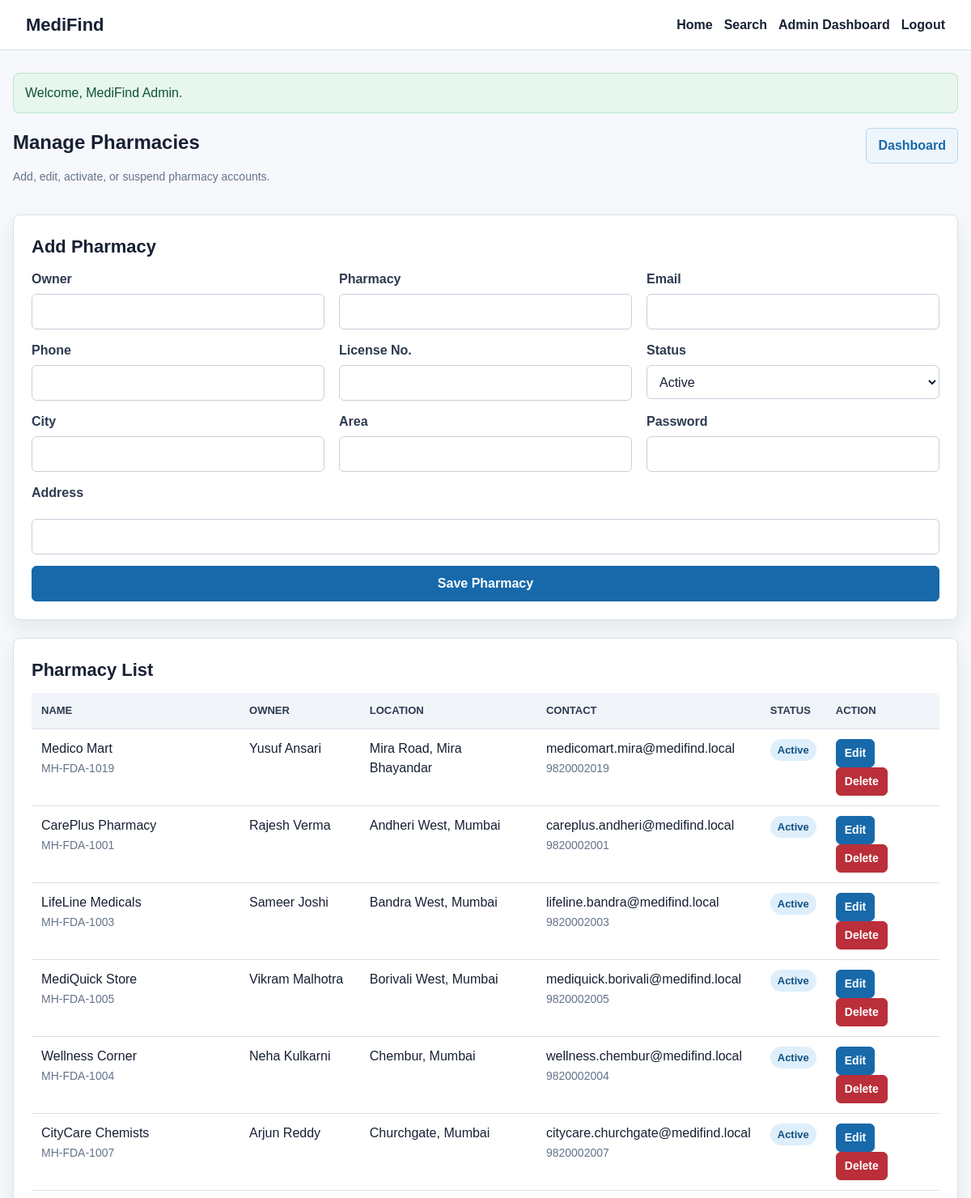
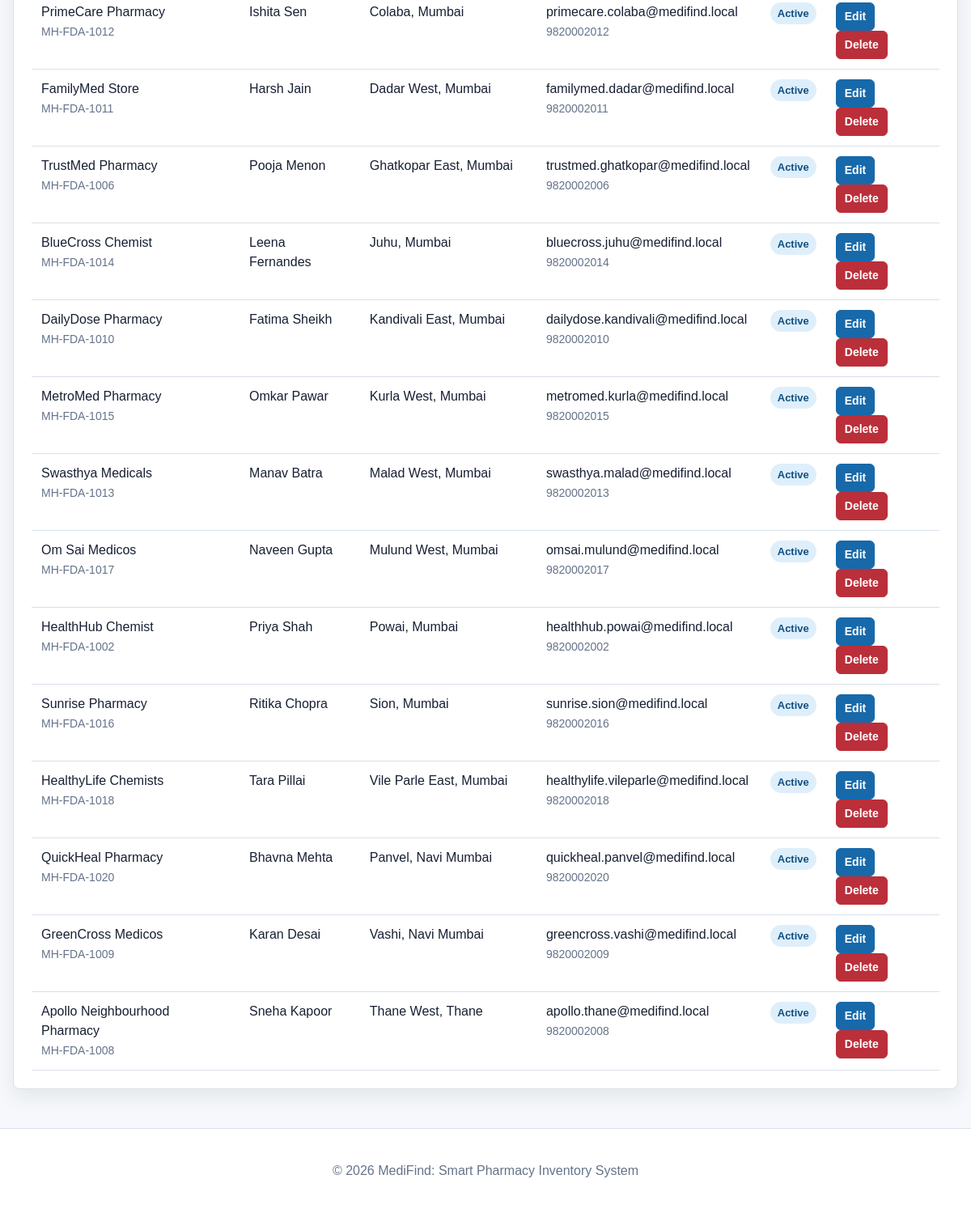
The page /admin/manage_pharmacies.php (signed in) on the database its author committed (2 pictures, top to bottom).
### tables this page shows
CREATE TABLE pharmacies (
    id INT AUTO_INCREMENT PRIMARY KEY,
    owner_name VARCHAR(100) NOT NULL,
    pharmacy_name VARCHAR(150) NOT NULL,
    email VARCHAR(150) NOT NULL UNIQUE,
    phone VARCHAR(20) NOT NULL,
    license_no VARCHAR(60) NOT NULL UNIQUE,
    address VARCHAR(255) NOT NULL,
    city VARCHAR(80) NOT NULL,
    area VARCHAR(80) NOT NULL,
    password VARCHAR(255) NOT NULL,
    status ENUM('active', 'inactive', 'suspended') NOT NULL DEFAULT 'active',
    created_at TIMESTAMP DEFAULT CURRENT_TIMESTAMP,
    INDEX idx_pharmacies_city_area (city, area),
    INDEX idx_pharmacies_status (status)
);

### includes/functions.php (called while the page is built, shortened)
<?php
function app_url(string $path = ''): string
{
    $path = ltrim($path, '/');
    return rtrim(APP_BASE, '/') . ($path === '' ? '/' : '/' . $path);
}
function e(?string $value): string
{
    return htmlspecialchars((string) $value, ENT_QUOTES, 'UTF-8');
}
function selected(string $current, string $expected): string
{
    return $current === $expected ? 'selected' : '';
}

### admin/manage_pharmacies.php (the view, shortened to what this page needs)
<?php
require_once __DIR__ . '/../includes/auth.php';
$editing = null;
$pharmacies = $conn->query('SELECT * FROM pharmacies ORDER BY city, area, pharmacy_name')->fetch_all(MYSQLI_ASSOC);
require_once __DIR__ . '/../includes/header.php';
?>
<section class="section-heading">
    <div>
        <h1>Manage Pharmacies</h1>
        <p class="muted">Add, edit, activate, or suspend pharmacy accounts.</p>
    </div>
    <a class="button secondary" href="<?= e(app_url('admin/dashboard.php')); ?>">Dashboard</a>
</section>
<section class="card">
    <h2><?= $editing ? 'Edit Pharmacy' : 'Add Pharmacy'; ?></h2>
    <form method="post" class="form-card">
        <div class="grid three">
            <div>
                <label for="owner_name">Owner</label>
                <input type="text" id="owner_name" name="owner_name" value="<?= e($editing['owner_name'] ?? ''); ?>" required>
            </div>
            <div>
                <label for="pharmacy_name">Pharmacy</label>
                <input type="text" id="pharmacy_name" name="pharmacy_name" value="<?= e($editing['pharmacy_name'] ?? ''); ?>" required>
            </div>
            <div>
                <label for="email">Email</label>
                <input type="email" id="email" name="email" value="<?= e($editing['email'] ?? ''); ?>" required>
            </div>
        </div>
        <div class="grid three">
            <div>
                <label for="phone">Phone</label>
                <input type="text" id="phone" name="phone" value="<?= e($editing['phone'] ?? ''); ?>" required>
            </div>
            <div>
                <label for="license_no">License No.</label>
                <input type="text" id="license_no" name="license_no" value="<?= e($editing['license_no'] ?? ''); ?>" required>
            </div>
            <div>
                <label for="status">Status</label>
                <select id="status" name="status">
                    <?php foreach (['active', 'inactive', 'suspended'] as $status): ?>
                        <option value="<?= e($status); ?>" <?= selected($editing['status'] ?? 'active', $status); ?>><?= e(ucfirst($status)); ?></option>
                    <?php endforeach; ?>
                </select>
            </div>
        </div>
        <div class="grid three">
            <div>
                <label for="city">City</label>
                <input type="text" id="city" name="city" value="<?= e($editing['city'] ?? ''); ?>" required>
            </div>
            <div>
                <label for="area">Area</label>
                <input type="text" id="area" name="area" value="<?= e($editing['area'] ?? ''); ?>" required>
            </div>
            <div>
                <label for="password">Password <?= $editing ? '(leave blank to keep)' : ''; ?></label>
                <input type="password" id="password" name="password" <?= $editing ? '' : 'required'; ?>>
            </div>
        </div>
        <label for="address">Address</label>
        <input type="text" id="address" name="address" value="<?= e($editing['address'] ?? ''); ?>" required>
        <button type="submit">Save Pharmacy</button>
    </form>
</section>
<section class="card">
    <h2>Pharmacy List</h2>
    <div class="table-wrap">
        <table>
            <thead>
                <tr>
                    <th>Name</th>
                    <th>Owner</th>
                    <th>Location</th>
                    <th>Contact</th>
                    <th>Status</th>
                    <th>Action</th>
                </tr>
            </thead>
            <tbody>
                <?php foreach ($pharmacies as $pharmacy): ?>
                    <tr>
                        <td><?= e($pharmacy['pharmacy_name']); ?><br><span class="muted"><?= e($pharmacy['license_no']); ?></span></td>
                        <td><?= e($pharmacy['owner_name']); ?></td>
                        <td><?= e($pharmacy['area']); ?>, <?= e($pharmacy['city']); ?></td>
                        <td><?= e($pharmacy['email']); ?><br><span class="muted"><?= e($pharmacy['phone']); ?></span></td>
                        <td><span class="badge primary"><?= e(ucfirst($pharmacy['status'])); ?></span></td>
                        <td>
                            <a class="button small" href="<?= e(app_url('admin/manage_pharmacies.php?edit=' . (int) $pharmacy['id'])); ?>">Edit</a>
                            <form method="post" class="inline-form" data-confirm="Delete this pharmacy? Existing stock and orders may block deletion.">
                                <button type="submit" class="danger-button">Delete</button>
                            </form>
                        </td>
                    </tr>
                <?php endforeach; ?>
            </tbody>
        </table>
    </div>
</section>
<?php require_once __DIR__ . '/../includes/footer.php'; ?>

### css/style.css (style rules this page uses)
:root { --bg: #f6f8fb; --surface: #ffffff; --text: #172033; --muted: #65738a; --line: #d9e0ea; --primary: #1769aa; --primary-dark: #0f4f82; --success: #1f8a5b; --warning: #b26a00; --danger: #ba2f3a; --shadow: 0 10px 24px rgba(23, 32, 51, 0.08); }
* { box-sizing: border-box; }
body { margin: 0; background: var(--bg); color: var(--text); font-family: Arial, Helvetica, sans-serif; line-height: 1.5; }
a { color: var(--primary); text-decoration: none; }
.card, .search-panel, .stat-card { background: var(--surface); border: 1px solid var(--line); border-radius: 8px; box-shadow: var(--shadow); }
.card, .search-panel { padding: 22px; }
.card + .card, .grid + .card, .card + .grid, .stats-grid + .card, .admin-links + .card { margin-top: 22px; }
h1, h2 { margin: 0 0 12px; }
h2 { font-size: 22px; }
.muted { color: var(--muted); font-size: 14px; }
.grid { display: grid; gap: 18px; }
.grid.three { grid-template-columns: repeat(3, minmax(0, 1fr)); }
.section-heading { display: flex; align-items: flex-start; justify-content: space-between; gap: 20px; margin-bottom: 22px; }
.form-card { display: grid; gap: 14px; }
label { display: block; margin-bottom: 6px; color: #2d3a50; font-weight: 700; }
input, select, textarea { width: 100%; min-height: 42px; padding: 9px 11px; color: var(--text); background: #fff; border: 1px solid #c6d0dc; border-radius: 6px; font: inherit; }
button, .button { display: inline-flex; align-items: center; justify-content: center; min-height: 40px; padding: 9px 14px; color: #fff; background: var(--primary); border: 1px solid var(--primary); border-radius: 6px; cursor: pointer; font: inherit; font-weight: 700; text-decoration: none; }
.button.secondary { color: var(--primary); background: #eef6fc; border-color: #b9d7ee; }
.button.small, .inline-form button, .danger-button { min-height: 34px; padding: 6px 10px; font-size: 14px; }
.danger-button { color: #fff; background: var(--danger); border-color: var(--danger); }
.table-wrap { width: 100%; overflow-x: auto; }
table { width: 100%; border-collapse: collapse; min-width: 760px; }
th, td { padding: 12px; text-align: left; vertical-align: top; border-bottom: 1px solid var(--line); }
th { color: #2d3a50; background: #f1f5f9; font-size: 13px; text-transform: uppercase; }
.inline-form { display: inline-flex; flex-wrap: wrap; align-items: center; gap: 8px; }
.badge { display: inline-block; padding: 4px 9px; border-radius: 999px; color: #243044; background: #edf2f7; font-size: 13px; font-weight: 700; }
.badge.primary { color: #0f4f82; background: #deeffb; }

### rows shown on the page
pharmacies: pharmacy_name "Medico Mart", license_no "MH-FDA-1019", owner_name "Yusuf Ansari", area "Mira Road", city "Mira Bhayandar", email "medicomart.mira@medifind.local", phone "9820002019", status "Active"
pharmacies: pharmacy_name "CarePlus Pharmacy", license_no "MH-FDA-1001", owner_name "Rajesh Verma", area "Andheri West", city "Mumbai", email "careplus.andheri@medifind.local", phone "9820002001", status "Active"
pharmacies: pharmacy_name "LifeLine Medicals", license_no "MH-FDA-1003", owner_name "Sameer Joshi", area "Bandra West", city "Mumbai", email "lifeline.bandra@medifind.local", phone "9820002003", status "Active"
pharmacies: pharmacy_name "MediQuick Store", license_no "MH-FDA-1005", owner_name "Vikram Malhotra", area "Borivali West", city "Mumbai", email "mediquick.borivali@medifind.local", phone "9820002005", status "Active"
pharmacies: pharmacy_name "Wellness Corner", license_no "MH-FDA-1004", owner_name "Neha Kulkarni", area "Chembur", city "Mumbai", email "wellness.chembur@medifind.local", phone "9820002004", status "Active"
pharmacies: pharmacy_name "CityCare Chemists", license_no "MH-FDA-1007", owner_name "Arjun Reddy", area "Churchgate", city "Mumbai", email "citycare.churchgate@medifind.local", phone "9820002007", status "Active"
pharmacies: pharmacy_name "PrimeCare Pharmacy", license_no "MH-FDA-1012", owner_name "Ishita Sen", area "Colaba", city "Mumbai", email "primecare.colaba@medifind.local", phone "9820002012", status "Active"
pharmacies: pharmacy_name "FamilyMed Store", license_no "MH-FDA-1011", owner_name "Harsh Jain", area "Dadar West", city "Mumbai", email "familymed.dadar@medifind.local", phone "9820002011", status "Active"
pharmacies: pharmacy_name "TrustMed Pharmacy", license_no "MH-FDA-1006", owner_name "Pooja Menon", area "Ghatkopar East", city "Mumbai", email "trustmed.ghatkopar@medifind.local", phone "9820002006", status "Active"
pharmacies: pharmacy_name "BlueCross Chemist", license_no "MH-FDA-1014", owner_name "Leena Fernandes", area "Juhu", city "Mumbai", email "bluecross.juhu@medifind.local", phone "9820002014", status "Active"
pharmacies: pharmacy_name "DailyDose Pharmacy", license_no "MH-FDA-1010", owner_name "Fatima Sheikh", area "Kandivali East", city "Mumbai", email "dailydose.kandivali@medifind.local", phone "9820002010", status "Active"
pharmacies: pharmacy_name "MetroMed Pharmacy", license_no "MH-FDA-1015", owner_name "Omkar Pawar", area "Kurla West", city "Mumbai", email "metromed.kurla@medifind.local", phone "9820002015", status "Active"
pharmacies: pharmacy_name "Swasthya Medicals", license_no "MH-FDA-1013", owner_name "Manav Batra", area "Malad West", city "Mumbai", email "swasthya.malad@medifind.local", phone "9820002013", status "Active"
pharmacies: pharmacy_name "Om Sai Medicos", license_no "MH-FDA-1017", owner_name "Naveen Gupta", area "Mulund West", city "Mumbai", email "omsai.mulund@medifind.local", phone "9820002017", status "Active"
pharmacies: pharmacy_name "HealthHub Chemist", license_no "MH-FDA-1002", owner_name "Priya Shah", area "Powai", city "Mumbai", email "healthhub.powai@medifind.local", phone "9820002002", status "Active"
pharmacies: pharmacy_name "Sunrise Pharmacy", license_no "MH-FDA-1016", owner_name "Ritika Chopra", area "Sion", city "Mumbai", email "sunrise.sion@medifind.local", phone "9820002016", status "Active"
pharmacies: pharmacy_name "HealthyLife Chemists", license_no "MH-FDA-1018", owner_name "Tara Pillai", area "Vile Parle East", city "Mumbai", email "healthylife.vileparle@medifind.local", phone "9820002018", status "Active"
pharmacies: pharmacy_name "QuickHeal Pharmacy", license_no "MH-FDA-1020", owner_name "Bhavna Mehta", area "Panvel", city "Navi Mumbai", email "quickheal.panvel@medifind.local", phone "9820002020", status "Active"
pharmacies: pharmacy_name "GreenCross Medicos", license_no "MH-FDA-1009", owner_name "Karan Desai", area "Vashi", city "Navi Mumbai", email "greencross.vashi@medifind.local", phone "9820002009", status "Active"
pharmacies: pharmacy_name "Apollo Neighbourhood Pharmacy", license_no "MH-FDA-1008", owner_name "Sneha Kapoor", area "Thane West", city "Thane", email "apollo.thane@medifind.local", phone "9820002008", status "Active"

### other values the page prints
$flash['message'] "Welcome, MediFind Admin."
form field status "Active"
